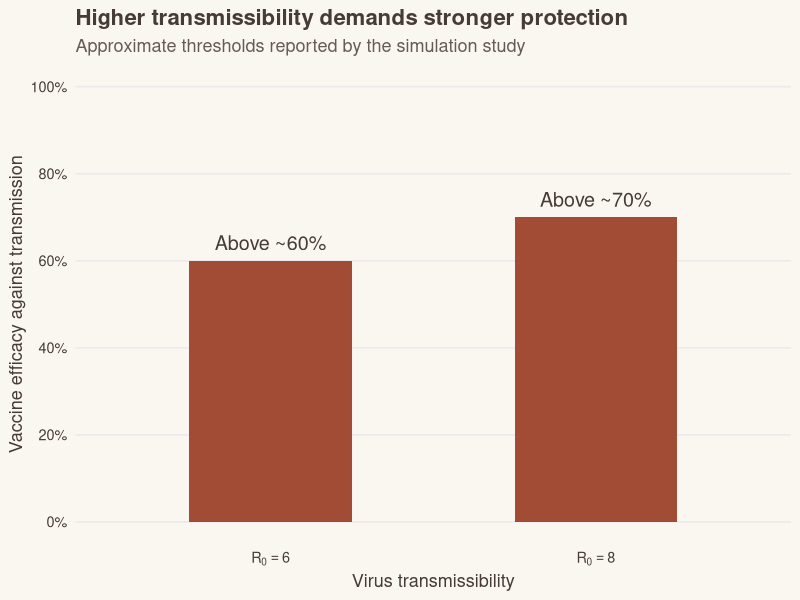

This chart was generated by the following R code:
## ---- chunk 1
#| label: fig-efficacy
#| fig-cap: "Approximate vaccine efficacy against transmission required to maintain baseline quarantine-breach infection pressure. Based on Zachreson et al. (2022)."
#| fig-width: 8
#| fig-height: 4.5
#| out-width: "100%"

library(ggplot2)

thresholds <- data.frame(
scenario = factor(
  c("R0 = 6", "R0 = 8"),
  levels = c("R0 = 6", "R0 = 8")
),
  efficacy = c(60, 70)
)

ggplot(thresholds, aes(x = scenario, y = efficacy)) +
  geom_col(
    fill = "#A34C35",
    width = 0.5
  ) +
  geom_text(
    aes(label = paste0("Above ~", efficacy, "%")),
    vjust = -0.7,
    size = 5,
    colour = "#463B36"
  ) +
  scale_y_continuous(
    limits = c(0, 100),
    breaks = seq(0, 100, 20),
    labels = function(x) paste0(x, "%")
  ) +
  scale_x_discrete(
  labels = expression(R[0] == 6, R[0] == 8)
  ) +
  labs(
    x = "Virus transmissibility",
    y = "Vaccine efficacy against transmission",
    title = "Higher transmissibility demands stronger protection",
    subtitle = "Approximate thresholds reported by the simulation study"
  ) +
  theme_minimal(base_size = 13) +
  theme(
    plot.title = element_text(
      face = "bold",
      colour = "#463B36",
      size = 16
    ),
    plot.subtitle = element_text(
      colour = "#665B54"
    ),
    axis.text = element_text(
      colour = "#463B36"
    ),
    axis.title = element_text(
      colour = "#463B36"
    ),
    panel.grid.minor = element_blank(),
    panel.grid.major.x = element_blank(),
    plot.background = element_rect(
      fill = "#FAF7F0",
      colour = NA
    ),
    panel.background = element_rect(
      fill = "#FAF7F0",
      colour = NA
    )
  )
